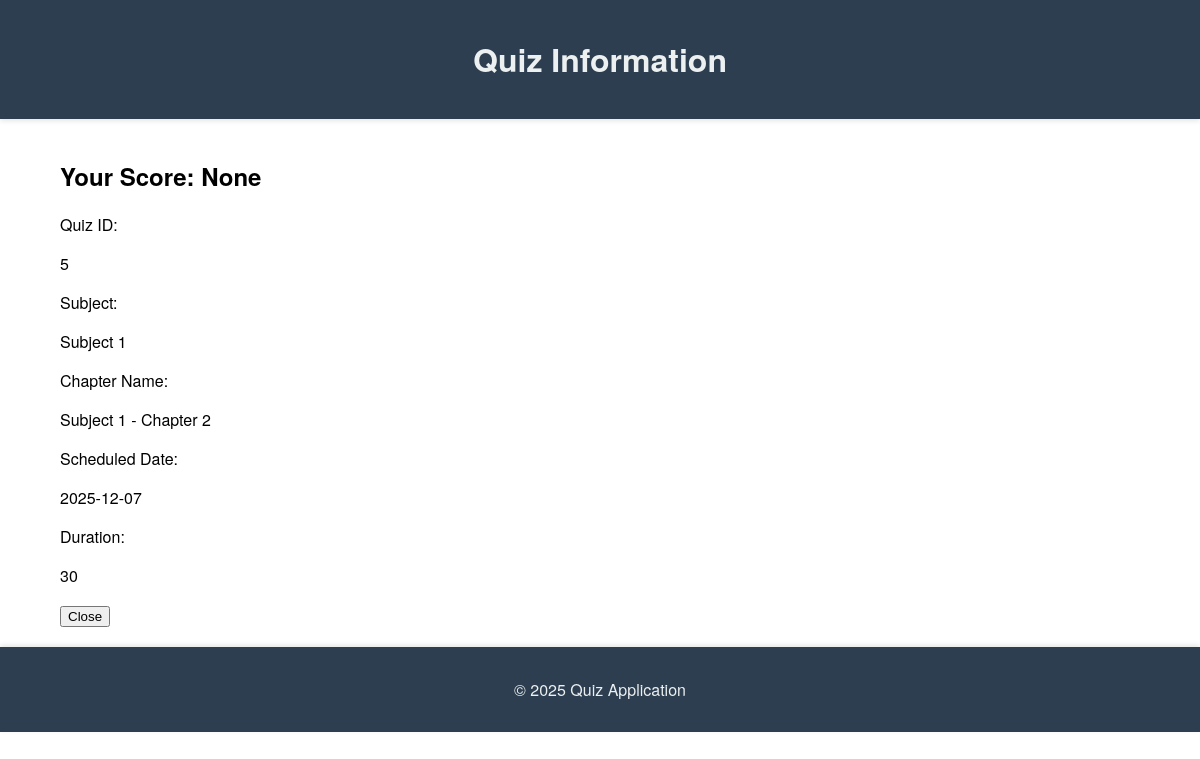
The app's page /view?quiz_id=5 (signed in) with its own data.
### Performance_Analyser/quiz_management_system/models.py (models this page shows)
class Quiz(db.Model):
    id = db.Column(db.Integer, primary_key=True)
    chapter_id = db.Column(db.Integer)
    date_of_quiz = db.Column(db.Date)
    time_duration = db.Column(db.String(10))
    remarks = db.Column(db.String(500), nullable=True)

class Subject(db.Model):
    id = db.Column(db.Integer, primary_key=True)
    name = db.Column(db.String(150), nullable=False)
    description = db.Column(db.String(500))

class Chapter(db.Model):
    id = db.Column(db.Integer, primary_key=True)
    name = db.Column(db.String(150), nullable=False)
    description = db.Column(db.String(500))
    subject_id = db.Column(db.Integer)

### Performance_Analyser/quiz_management_system/app.py (the view)
@app.route('/view')
@flask_profiler.profile()
def view():
    quiz_id = request.args.get('quiz_id')
    quiz = Quiz.query.get(quiz_id)
    chapter = Chapter.query.get(quiz.chapter_id)
    subject = Subject.query.get(chapter.subject_id)
    user_id = session.get('user_id')
    total_score = Score.query.filter_by(quiz_id=quiz_id, user_id=user_id).first()
    total_score = total_score.total_scored if total_score else None
    return render_template('view.html',
                           quiz=quiz,
                           chapter_name=chapter.name,
                           subject_name=subject.name,
                           total_score=total_score)

### Performance_Analyser/quiz_management_system/templates/view.html (shortened to what this page needs)
<!DOCTYPE html>
<html lang="en">
<head>
    <link rel="stylesheet" href="{{ url_for('static', filename='style.css') }}">
</head>
<body>
    <header>
        <h1>Quiz Information</h1>
    </header>
    <div class="container">
        <h2>Your Score: {{ total_score }}</h2>
        <form>
            <label for="quiz_id">Quiz ID:</label>
            <p id="quiz_id">{{ quiz.id }}</p>
            <label for="subject">Subject:</label>
            <p id="subject">{{ subject_name }}</p>
            <label for="chapter_number">Chapter Name:</label>
            <p id="chapter_number">{{ chapter_name }}</p>
            <label for="scheduled_date">Scheduled Date:</label>
            <p id="scheduled_date">{{ quiz.date_of_quiz }}</p>
            <label for="duration">Duration:</label>
            <p id="duration">{{ quiz.time_duration }}</p>
            <a href="{{ url_for('user_dashboard') }}"><button type="button" onclick="window.close();">Close</button></a>
        </form>
    </div>
    <footer>
        <p>&copy; 2025 Quiz Application</p>
    </footer>
</body>
</html>

### Performance_Analyser/quiz_management_system/static/style.css (style rules this page uses)
body { font-family: 'Helvetica Neue', Arial, sans-serif; background-color: #ffffff; margin: 0; padding: 0; }
header { background: #2c3e50; color: #ecf0f1; padding: 15px 0; text-align: center; box-shadow: 0 2px 5px rgba(0, 0, 0, 0.1); }
.container { width: 90%; max-width: 1200px; margin: auto; overflow: hidden; padding: 20px; }
footer { background: #2c3e50; color: #ecf0f1; text-align: center; padding: 15px 0; position: relative; bottom: 0; width: 100%; box-shadow: 0 -2px 5px rgba(0, 0, 0, 0.1); }

### records on screen
Quiz: id "5", date_of_quiz "2025-12-07", time_duration "30"
Subject: name "Subject 1"
Chapter: name "Subject 1 - Chapter 2"

### other values on screen
{{ total_score }} "None"
